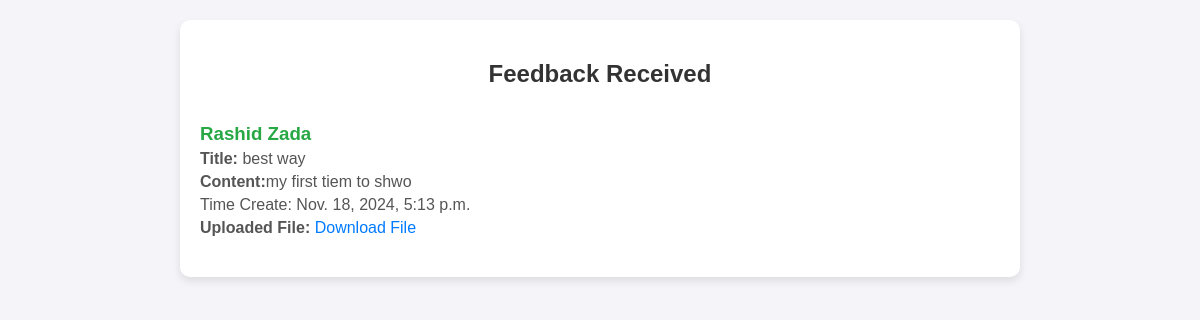
The app's page /display_feed_back/ with its own data.
### app/models.py (models this page shows, shortened)
class FeedBack(models.Model):
    name = models.CharField(max_length=233)
    title = models.CharField(max_length=233)
    content = models.TextField()
    data_file  = models.FileField(upload_to='feedback_files/',blank=True)
    created_at =  models.DateTimeField(auto_now_add=True)
    response = models.TextField(blank=True)

### app/views.py (the view)
# urls.py: path('display_feed_back/',views.display_feed_back,name='display_feed_back'),
def display_feed_back(request):
    feedback = models.FeedBack.objects.all()
    context = {
        'feedbacks':feedback
    }
    return render(request,'display_feed_back.html',context)

### templates/display_feed_back.html (shortened to what this page needs)
<!DOCTYPE html>
<html lang="en">
<head>
</head>
<body>
    <div class="feedback-list">
        <h2>Feedback Received</h2>
        {% if feedbacks %}
        {% for feedback in feedbacks %}
        <div class="feedback-item">
            <h3>{{feedback.name}}</h3>
            <p><strong>Title:</strong> {{feedback.title}}</p>
            <p><strong>Content:</strong>{{feedback.content}}</p>
            <p>Time Create: {{feedback.created_at}}</p>
            <p><strong>Uploaded File:</strong>
                {% if feedback.data_file %}
                <a href="{{feedback.data_file.url}}" target="_blank">Download File</a>
                {%endif%}
            </p>
        </div>
        {%endfor%}
        {%else%}
        <p>No feed back yet Received</p>
        {%endif%}
    </div>
</body>
</html>

### templates/display_feed_back.html (style rules this page uses)
body { font-family: Arial, sans-serif; background-color: #f4f4f9; margin: 0; padding: 0; display: flex; justify-content: center; align-items: flex-start; padding-top: 20px; }
.feedback-list { width: 80%; max-width: 800px; background-color: #ffffff; padding: 20px; border-radius: 10px; box-shadow: 0 4px 8px rgba(0, 0, 0, 0.1); }
.feedback-list h2 { text-align: center; margin-bottom: 20px; color: #333; }
.feedback-item { border-bottom: 1px solid #ddd; padding: 15px 0; }
.feedback-item:last-child { border-bottom: none; }
.feedback-item h3 { margin: 0; color: #28a745; }
.feedback-item p { margin: 5px 0; color: #555; }
.feedback-item a { color: #007bff; text-decoration: none; }

### records on screen
FeedBack: name "Rashid Zada", title "best way", content "my first tiem to shwo", created_at "Nov. 18, 2024, 5:13 p.m."
